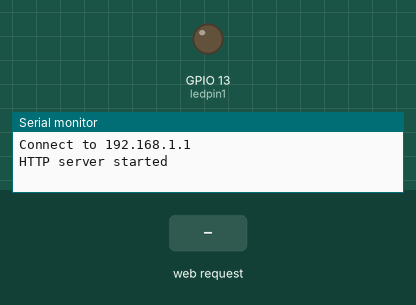
The sketch below on a simulated ESP8266 (NodeMCU). On the bench: output pins drawn as LEDs (lit = HIGH), the last lines printed to the serial monitor. The test bench sets the inputs (shaded band).

Above: at 6.2 s.
6.3 s: HTTP request GET /ledon received
At 7.0 s:
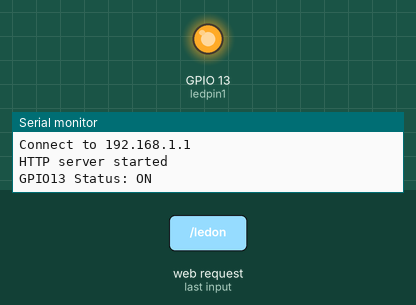
7.8 s: HTTP request GET / received
At 8.2 s:
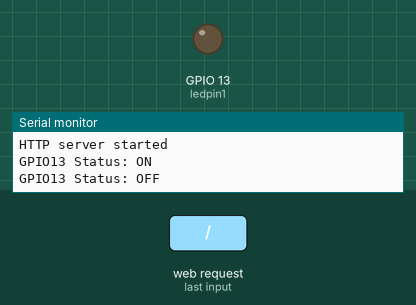
Timing chart, 0 to 10.8 s (numbered marks = the images above; inputs shaded):
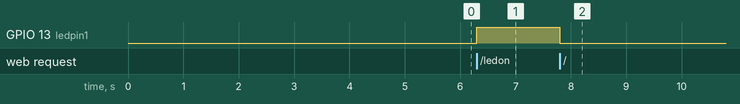

The sketch:

webserver_task.ino
```cpp
#include <ESP8266WiFi.h>
#include <ESP8266WebServer.h>

const char* username="Nodemcu";//access point generated by nodemcu
const char* password="password";

IPAddress local_ip(192,168,1,1);
IPAddress gateway(192,168,1,1);
IPAddress subnet(255,255,255,0);

//an object of esp826webserver is created with the port no
ESP8266WebServer server(80);

//declaring variables for led pins
int ledpin1= 13;
bool LED1status = LOW;

void setup() {
  // put your setup code here, to run once:
  Serial.begin(115200);
    pinMode(ledpin1, OUTPUT);


    WiFi.softAP(username, password);//creating soft access point
  WiFi.softAPConfig(local_ip, gateway, subnet);//doubt
  delay(5000);

  server.on("/", siteconnected);
  server.on("/ledon", led1on);
  server.on("/ledoff", led1off);
  server.onNotFound(NotFound);

  server.begin();
  Serial.println("Connect to 192.168.1.1");
  Serial.println("HTTP server started");
}

void loop() {
  // put your main code here, to run repeatedly:
  server.handleClient();
  if(LED1status)
  {digitalWrite(ledpin1, HIGH);}
  else
  {digitalWrite(ledpin1, LOW);}

  }

  void siteconnected()
{
  LED1status = LOW;

  Serial.println("GPIO13 Status: OFF");
  server.send(200, "text/html", HTML(LED1status));
}

void led1on() {
  LED1status = HIGH;
  Serial.println("GPIO13 Status: ON");
  server.send(200, "text/html", HTML(true));
}

void led1off() {
  LED1status = LOW;
  Serial.println("GPIO13 Status: OFF");
  server.send(200, "text/html", HTML(false));
}

void NotFound(){
  server.send(404, "text/plain", "Not found");
}

String HTML(bool ledstat){//the html for website stored in the form of string
  String ptr = "<!DOCTYPE html> <html>\n";
  ptr +="<head><meta name=\"viewport\" content=\"width=device-width, initial-scale=1.0, user-scalable=no\">\n";
  ptr +="<title>Controlling Led through webserver</title>\n";
  ptr +="<style>html { font-family: sans-serif; display: inline-block; margin: 0px auto; text-align: center;}\n";
  ptr +="body{margin-top: 50px;} h1 {color: #444444;margin: 50px auto 30px;} \n";
  ptr +=".button {display: block;width: 80px;background-color: #1abc9c;border: none;color: white;padding: 13px 30px;text-decoration: none;font-size: 25px;margin: 0px auto 35px;cursor: pointer;border-radius: 4px;}\n";
  ptr +=".button-on {background-color: #1abc9c;}\n";
  ptr +=".button-on:active {background-color: #1abc9c;}\n";
  ptr +=".button-off {background-color: #1abc9c;}\n";
  ptr +=".button-off:active {background-color: #1abc9c;}\n";
  ptr +="p {font-size: 14px;color: #888;margin-bottom: 10px;}\n";
  ptr +="</style>\n";
  ptr +="</head>\n";
  ptr +="<body>\n";
  ptr +="<h1>ESP8266 Web Server for controlling external led</h1>\n";


   if(ledstat)
  {ptr +="<p>LED1 Status: ON</p><a class=\"button button-off\" href=\"/ledoff\">OFF</a>\n";}
  else
  {ptr +="<p>LED1 Status: OFF</p><a class=\"button button-on\" href=\"/ledon\">ON</a>\n";}


  ptr +="</body>\n";
  ptr +="</html>\n";
  return ptr;
}
```

Measured:
- after the input at 6.3 s, GPIO 13 (ledpin1): LOW → HIGH at once
- after the input at 7.8 s, GPIO 13 (ledpin1): HIGH → LOW at once
